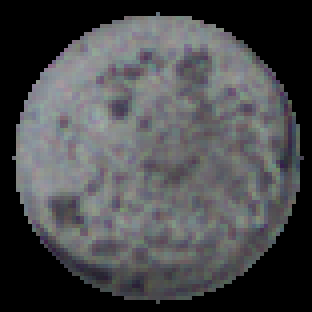
#> input picture manual_annotator/data/Curie/extra/12_H12.png, 78 x 78 px (shown 4 times larger)
$ python -i create_split_wells_image.py   (imports and definitions only)
#> lines starting #> are read from the running program, lines starting #| are printed output that depends on the picture
import glob
import numpy as np
import cv2 as cv
from pathlib import Path
import argparse
import pandas as pd
from scipy import stats


def score(radii):
    return np.var(radii)

# [5 lines left out: function get_binned_index, not called in this run]

def get_circle_index(binned_x, binned_y, circle):
    x,y,r = circle[0], circle[1], circle[2]
    return get_binned_index(binned_x, x, r/2), get_binned_index(binned_y, y, r/2)


# [5 lines left out: function append_if_there_is_no_value_close_enough, not called in this run]


class CirclesError(Exception):
    pass

# [67 lines left out: functions sort_circles, get_circles, segment_image, not called in this run]


# image filtering based on original amygda
def stretch_histogram(image):
    mode=stats.mode(image,axis=None)[0]
    image=(np.array(image,dtype=np.int16))-mode

    lower=np.percentile(image,5)
    upper=np.percentile(image,95)

    pos_factor=40./upper
    neg_factor=-110./lower

    image=np.multiply(image,np.where(image>0,pos_factor,neg_factor))
    image=image+180.
    image=np.rint(image)
    image=np.uint8(image)

    return image


def filter_image(plate_image):
    # apply the mean shift filter
    plate_image = cv.pyrMeanShiftFiltering(plate_image, 10, 10)

    # equalise the image histogram locally (will take account of the uneven lighting)
    # note that the tile grid matches the wells
    plate_image = cv.cvtColor(plate_image, cv.COLOR_BGR2GRAY)
    clahe = cv.createCLAHE(clipLimit=2.0, tileGridSize=(8, 12))
    plate_image = clahe.apply(plate_image)

    plate_image = stretch_histogram(plate_image)
    plate_image = cv.cvtColor(plate_image, cv.COLOR_GRAY2BGR)

    return plate_image


# [12 lines left out: function split_plate_image_into_well_images_core, not called in this run]


def remove_if_exists(dir_path):
    if dir_path.exists():
        dir_path.rmdir()

# [24 lines left out: functions split_plate_image_into_well_images, get_args, not called in this run]


# [6 lines not run here, left out]

>>> import cv2
>>> picture = cv2.imread('../manual_annotator/data/Curie/extra/12_H12.png')
#> picture is the input picture: shape (78, 78, 3); mean B, G, R 77.3, 75.3, 74.4
>>> result = filter_image(picture)
#> in filter_image, `plate_image = clahe.apply(plate_image)`:
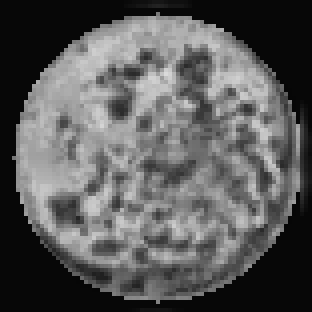
#> plate_image: shape (78, 78) (shown 4 times larger); min 6, max 218, mean 90.7
#> in stretch_histogram, `mode=stats.mode(image,axis=None)[0]`: mode = 7
#> in stretch_histogram, `image=(np.array(image,dtype=np.int16))-mode`:
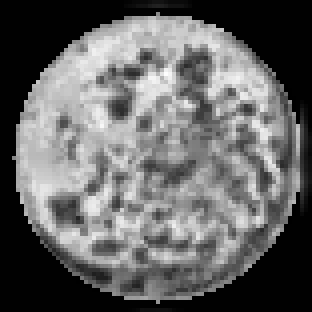
#> image: shape (78, 78) int16 (shown 4 times larger); min -1, max 211, mean 83.7; drawn with min black and max white
#> in stretch_histogram, `lower=np.percentile(image,5)`: lower = 0
#> in stretch_histogram, `upper=np.percentile(image,95)`: upper = 177.8
#> in stretch_histogram, `pos_factor=40./upper`: pos_factor = 0.225
#> in stretch_histogram, `neg_factor=-110./lower`: neg_factor = -inf
#> in stretch_histogram, `image=np.uint8(image)`:
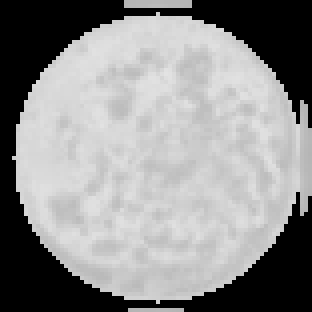
#> image: shape (78, 78) (shown 4 times larger); min 0, max 227, mean 142.3

$ run again, on manual_annotator/data/Curie/extra/6_H11.png
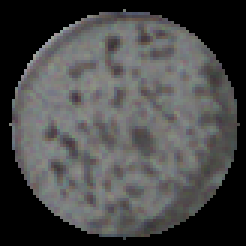
#> input picture manual_annotator/data/Curie/extra/6_H11.png, 82 x 82 px (shown 3 times larger)
#> picture is the input picture: shape (82, 82, 3); mean B, G, R 72.5, 72.9, 72.9
#> in filter_image, `plate_image = clahe.apply(plate_image)`:
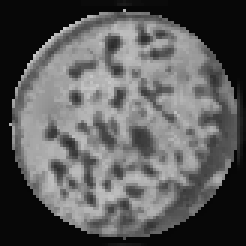
#> plate_image: shape (82, 82) (shown 3 times larger); min 5, max 206, mean 91.1
#> mode = 7
#> lower = 0
#> upper = 170
#> pos_factor = 0.235
#> neg_factor = -inf
#> in stretch_histogram, `image=np.uint8(image)`:
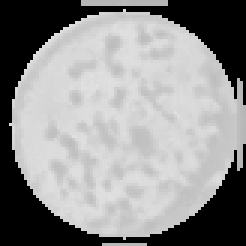
#> image: shape (82, 82) (shown 3 times larger); min 0, max 227, mean 144.5

$ run again, on manual_annotator/data/Curie/extra/9_H11.png
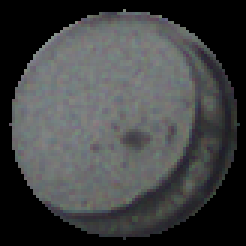
#> input picture manual_annotator/data/Curie/extra/9_H11.png, 82 x 82 px (shown 3 times larger)
#> picture is the input picture: shape (82, 82, 3); mean B, G, R 67.4, 66.9, 65.3
#> in filter_image, `plate_image = clahe.apply(plate_image)`:
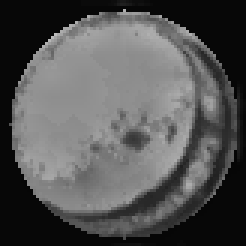
#> plate_image: shape (82, 82) (shown 3 times larger); min 5, max 188, mean 84.9
#> mode = 7
#> lower = 0
#> upper = 149
#> pos_factor = 0.268
#> neg_factor = -inf
#> in stretch_histogram, `image=np.uint8(image)`:
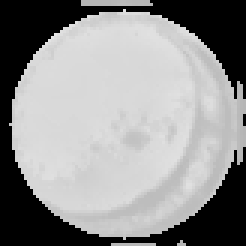
#> image: shape (82, 82) (shown 3 times larger); min 0, max 229, mean 145.2
